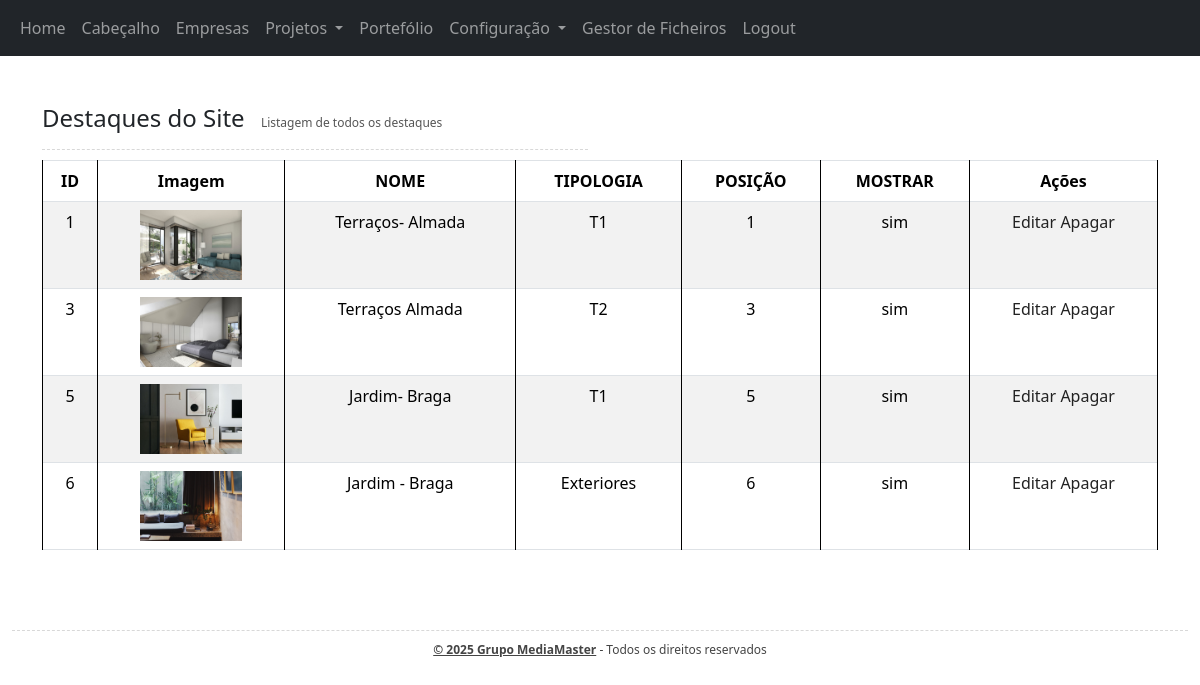
The app's page /backoffice/destaques.php (signed in) with its own data.
### tables this page shows
CREATE TABLE `imovel` (
  `id` int(11) NOT NULL,
  `mostrar` tinyint(1) NOT NULL,
  `nome` varchar(500) NOT NULL,
  `tipologia` varchar(500) NOT NULL,
  `id_projeto` int(11) NOT NULL,
  `posicao` int(11) NOT NULL,
  `imagem` blob NOT NULL
);

### helpers/_base_dados_helper.php (called while the page is built, shortened)
<?php
$base_dados = [
  "host" => "localhost",
  "dbname" => "casas_e_prop_bd",
  "user" => "root",
  "pass" => "",
];
$pdo = new PDO("mysql:host=$base_dados[host];dbname=$base_dados[dbname];charset=utf8mb4;", $base_dados["user"], $base_dados["pass"]);
function select_sql($sql){
  global $pdo;
  $consulta = $pdo->query($sql);
  $resultado = $consulta->fetchAll(PDO::FETCH_ASSOC);
  return $resultado;
}

### helpers/imovel_helper.php (called while the page is built, shortened)
<?php
function get_todos_imoveis_home(){
  $resultado = select_sql("SELECT * FROM imovel WHERE mostrar=1");
  return $resultado;
}
?>

### backoffice/destaques.php (the view, shortened to what this page needs)
<?php
$imoveis =  get_todos_imoveis_home();
?>
<!DOCTYPE html>
<html lang="pt">
<head>
  <link href="https://cdn.jsdelivr.net/npm/bootstrap@5.3.7/dist/css/bootstrap.min.css" rel="stylesheet">
  <link rel="stylesheet" href="css/style.css">
</head>
<body class="container-fluid">
  <header>
    <div class="row">
      <nav class="navbar navbar-expand-lg navbar-dark bg-dark">
        <div class="container-fluid">
          <div class="collapse navbar-collapse" id="navbarNav">
            <ul class="navbar-nav">
              <li class="nav-item">
                <a class="nav-link" href="home.php">
                  Home
                </a>
              </li>
              <li class="nav-item">
                <a class="nav-link" href="carrossel.php">
                  Cabeçalho
                </a>
              </li>
              <li class="nav-item">
                <a class="nav-link" href="empresas.php">
                  Empresas
                </a>
              </li>
              <li class="nav-item dropdown">
                <a class="nav-link dropdown-toggle " href="#" data-bs-toggle="dropdown">
                  Projetos
                </a>
              </li>
              <li class="nav-item">
                <a class="nav-link" href="portefolio.php">
                  Portefólio
                </a>
              </li>
              <li class="nav-item dropdown">
                <a class="nav-link dropdown-toggle" href="#" data-bs-toggle="dropdown">
                  Configuração
                </a>
              </li>
            </ul>
            <li class="nav-item">
              <a class="nav-link" href="gestor.php">
                Gestor de Ficheiros
              </a>
            </li>
            <li class="nav-item">
              <a class="nav-link" href="logout.php">
                Logout
              </a>
            </li>
          </div>
      </nav>
  </header>
  <main class="container my-5">
    <div class="row">
      <div class="col-6">
        <h2>Destaques do Site <span class="desc">Listagem de todos os destaques</span></h2>
        <hr>
      </div>
      <br><br>
      <div class="col-12">
        <table class="table table-bordered table-striped">
          <thead>
            <tr>
              <th>ID</th>
              <th>Imagem</th>
              <th>NOME</th>
              <th>TIPOLOGIA</th>
              <th>POSIÇÃO</th>
              <th>MOSTRAR</th>
              <th>Ações</th>
            </tr>
          </thead>
          <tbody>
            <?php foreach ($imoveis as $i): ?>
              <?php $imagens = json_decode($i["imagem"]) ?>
              <tr>
                <td><?= $i["id"] ?></td>
                <td><img src="<?= $imagens[0] ?>" alt="" style="max-height:70px"></td>
                <td><?= $i["nome"] ?></td>
                <td><?= $i["tipologia"] ?></td>
                <td><?= $i["posicao"] ?></td>
                <td>
                  <?php if ($i["mostrar"]): ?>
                    <span>sim</span>
                  <?php else: ?>
                    <span>não</span>
                  <?php endif; ?>
                </td>
                <td>
                  <a href="destaques_editar.php?id=<?= $i["id"] ?>">Editar</a>
                  <a href="destaques_apagar.php?id=<?= $i["id"] ?>">Apagar</a>
                </td>
              </tr>
            <?php endforeach; ?>
          </tbody>
        </table>
      </div>
  </main>
  <footer>
    <div class="row">
      <div class="col-12">
        <hr>
        <p>
          <b>© 2025 Grupo MediaMaster</b> - Todos os direitos reservados
        </p>
      </div>
    </div>
  </footer>
</body>
</html>

### backoffice/css/style.css (style rules this page uses)
nav { background-color: #4D4D4D; }
h2 { font-size: 24px; }
h2 .desc { display: inline-block; font-size: 12px; color: #555; font-weight: normal; margin-left: 10px; }
b { text-decoration: underline; }
table, th, td { border: 1px solid black; border-collapse: collapse; }
table { margin: auto; width: 90%; text-align: center; }
th, td { padding: 10px; }
footer { text-align: center; font-size: 12px; color: #444; margin-top: 10px; }
hr { margin-bottom: 10px; border: none; border-top: 1px dashed #666666; }
* a { text-decoration: none; color: #222; }

### records on screen
imovel: id "1", shows a picture, nome "Terraços- Almada", tipologia "T1", posicao "1", mostrar "sim"
imovel: id "3", shows a picture, nome "Terraços Almada", tipologia "T2", posicao "3", mostrar "sim"
imovel: id "5", shows a picture, nome "Jardim- Braga", tipologia "T1", posicao "5", mostrar "sim"
imovel: id "6", shows a picture, nome "Jardim - Braga", tipologia "Exteriores", posicao "6", mostrar "sim"
